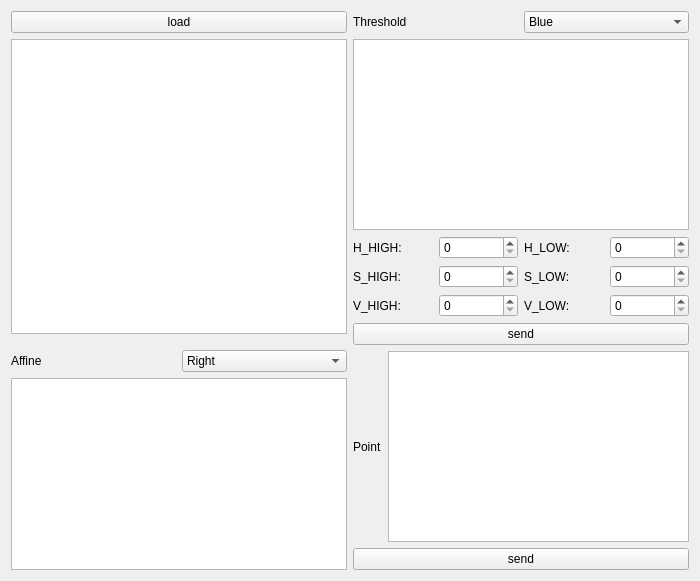
<?xml version="1.0" encoding="UTF-8"?>
<ui version="4.0">
 <class>Widget</class>
 <widget class="QWidget" name="Widget">
  <property name="geometry">
   <rect>
    <x>0</x>
    <y>0</y>
    <width>700</width>
    <height>581</height>
   </rect>
  </property>
  <property name="windowTitle">
   <string>Widget</string>
  </property>
  <layout class="QGridLayout" name="gridLayout">
   <property name="sizeConstraint">
    <enum>QLayout::SetNoConstraint</enum>
   </property>
   <property name="verticalSpacing">
    <number>6</number>
   </property>
   <item row="0" column="0">
    <layout class="QHBoxLayout" name="horizontalLayout">
     <property name="sizeConstraint">
      <enum>QLayout::SetDefaultConstraint</enum>
     </property>
     <item>
      <layout class="QVBoxLayout" name="verticalLayout">
       <item>
        <widget class="QPushButton" name="btn_load">
         <property name="text">
          <string>load</string>
         </property>
        </widget>
       </item>
       <item>
        <widget class="QGraphicsView" name="ImageView"/>
       </item>
       <item>
        <layout class="QHBoxLayout" name="horizontalLayout_5">
         <property name="topMargin">
          <number>10</number>
         </property>
         <item>
          <widget class="QLabel" name="label_4">
           <property name="text">
            <string>Affine</string>
           </property>
          </widget>
         </item>
         <item>
          <widget class="QComboBox" name="Affined">
           <property name="contextMenuPolicy">
            <enum>Qt::CustomContextMenu</enum>
           </property>
           <item>
            <property name="text">
             <string>Right</string>
            </property>
           </item>
           <item>
            <property name="text">
             <string>Left</string>
            </property>
           </item>
           <item>
            <property name="text">
             <string>Up</string>
            </property>
           </item>
           <item>
            <property name="text">
             <string>Down</string>
            </property>
           </item>
           <item>
            <property name="text">
             <string>Front</string>
            </property>
           </item>
           <item>
            <property name="text">
             <string>Back</string>
            </property>
           </item>
          </widget>
         </item>
        </layout>
       </item>
       <item>
        <widget class="QGraphicsView" name="AffinedImageView">
         <property name="enabled">
          <bool>true</bool>
         </property>
         <property name="sizePolicy">
          <sizepolicy hsizetype="Preferred" vsizetype="Preferred">
           <horstretch>0</horstretch>
           <verstretch>0</verstretch>
          </sizepolicy>
         </property>
        </widget>
       </item>
      </layout>
     </item>
     <item>
      <layout class="QVBoxLayout" name="verticalLayout_3">
       <property name="sizeConstraint">
        <enum>QLayout::SetNoConstraint</enum>
       </property>
       <item>
        <layout class="QHBoxLayout" name="horizontalLayout_2">
         <item>
          <widget class="QLabel" name="label_3">
           <property name="text">
            <string>Threshold</string>
           </property>
          </widget>
         </item>
         <item>
          <widget class="QComboBox" name="ColorThreshed">
           <item>
            <property name="text">
             <string>Blue</string>
            </property>
           </item>
           <item>
            <property name="text">
             <string>Green</string>
            </property>
           </item>
           <item>
            <property name="text">
             <string>Yellow</string>
            </property>
           </item>
           <item>
            <property name="text">
             <string>White</string>
            </property>
           </item>
           <item>
            <property name="text">
             <string>Orange</string>
            </property>
           </item>
           <item>
            <property name="text">
             <string>Red</string>
            </property>
           </item>
          </widget>
         </item>
        </layout>
       </item>
       <item>
        <widget class="QGraphicsView" name="ColorThreshedImageView"/>
       </item>
       <item>
        <layout class="QHBoxLayout" name="horizontalLayout_3">
         <item>
          <widget class="QLabel" name="label">
           <property name="text">
            <string>H_HIGH:</string>
           </property>
          </widget>
         </item>
         <item>
          <widget class="QSpinBox" name="spin_h_high"/>
         </item>
         <item>
          <widget class="QLabel" name="label_2">
           <property name="text">
            <string>H_LOW:</string>
           </property>
          </widget>
         </item>
         <item>
          <widget class="QSpinBox" name="spin_h_low"/>
         </item>
        </layout>
       </item>
       <item>
        <layout class="QHBoxLayout" name="horizontalLayout_10">
         <item>
          <widget class="QLabel" name="label_7">
           <property name="text">
            <string>S_HIGH:</string>
           </property>
          </widget>
         </item>
         <item>
          <widget class="QSpinBox" name="spin_s_high"/>
         </item>
         <item>
          <widget class="QLabel" name="label_6">
           <property name="text">
            <string>S_LOW:</string>
           </property>
          </widget>
         </item>
         <item>
          <widget class="QSpinBox" name="spin_s_low"/>
         </item>
        </layout>
       </item>
       <item>
        <layout class="QHBoxLayout" name="horizontalLayout_11">
         <item>
          <widget class="QLabel" name="label_8">
           <property name="text">
            <string>V_HIGH:</string>
           </property>
          </widget>
         </item>
         <item>
          <widget class="QSpinBox" name="spin_v_high"/>
         </item>
         <item>
          <widget class="QLabel" name="label_9">
           <property name="text">
            <string>V_LOW:</string>
           </property>
          </widget>
         </item>
         <item>
          <widget class="QSpinBox" name="spin_v_low"/>
         </item>
        </layout>
       </item>
       <item>
        <widget class="QPushButton" name="btn_changeHSV">
         <property name="text">
          <string>send</string>
         </property>
        </widget>
       </item>
       <item>
        <layout class="QHBoxLayout" name="horizontalLayout_4">
         <item>
          <widget class="QLabel" name="label_10">
           <property name="text">
            <string>Point</string>
           </property>
          </widget>
         </item>
         <item>
          <widget class="QTextEdit" name="pointInfo"/>
         </item>
        </layout>
       </item>
       <item>
        <widget class="QPushButton" name="btn_changeP">
         <property name="text">
          <string>send</string>
         </property>
        </widget>
       </item>
      </layout>
     </item>
    </layout>
   </item>
  </layout>
 </widget>
 <layoutdefault spacing="6" margin="11"/>
 <resources/>
 <connections/>
</ui>
